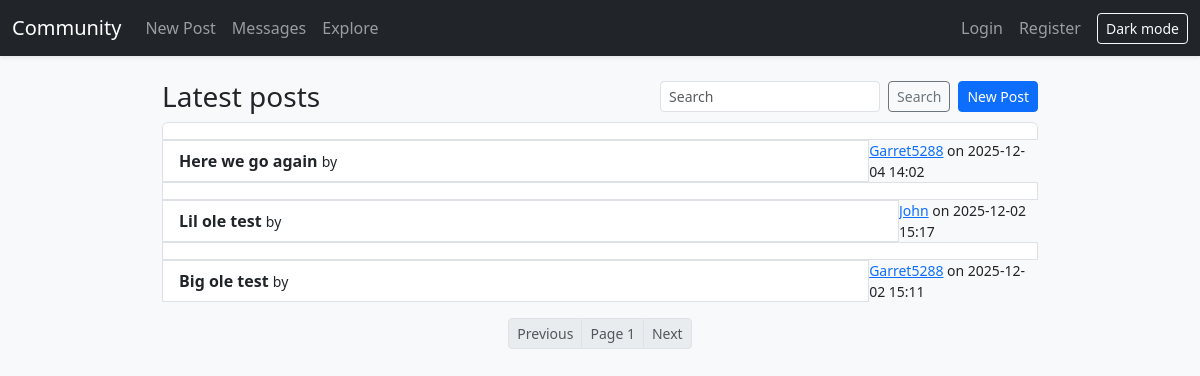
Before: / with the older database file.
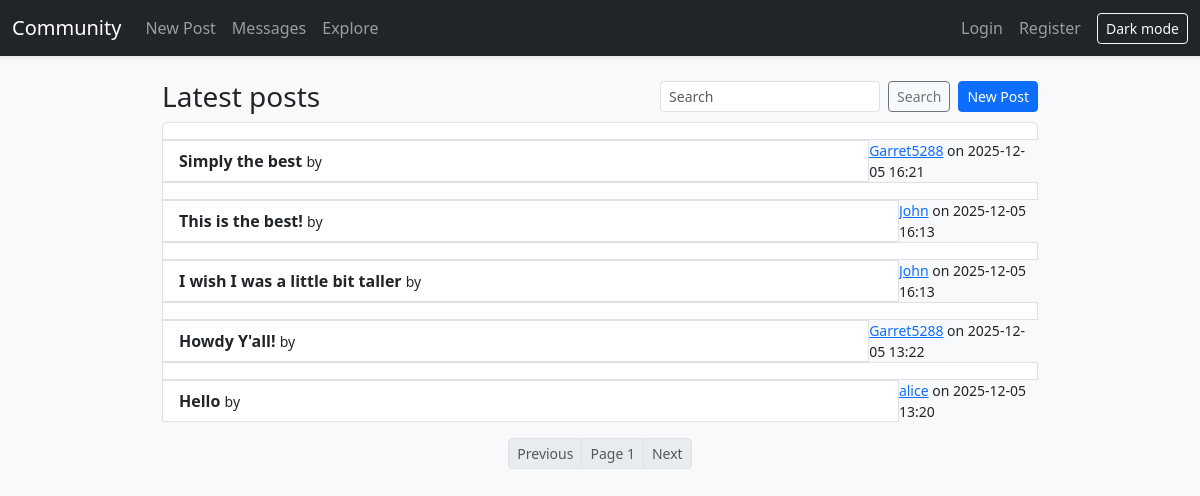
After: the same page with the newer database file.
### community_forum.py (models this page shows)
class Post(db.Model):
	id = db.Column(db.Integer, primary_key=True)
	author_id = db.Column(db.Integer, db.ForeignKey('user.id'), nullable=False)
	title = db.Column(db.String(255), nullable=False, index=True)
	body = db.Column(db.Text, nullable=False)
	created_at = db.Column(db.DateTime, default=datetime.utcnow, nullable=False, index=True)
	author = db.relationship('User', back_populates='posts')
	comments = db.relationship('Comment', back_populates='post', cascade='all, delete-orphan')

class User(db.Model):
	id = db.Column(db.Integer, primary_key=True)
	username = db.Column(db.String(80), unique=True, nullable=False, index=True)
	email = db.Column(db.String(120), unique=True, nullable=False, index=True)
	password_hash = db.Column(db.String(128), nullable=False)
	is_admin = db.Column(db.Boolean, default=False, nullable=False)
	bio = db.Column(db.Text)
	created_at = db.Column(db.DateTime, default=datetime.utcnow, nullable=False)
	posts = db.relationship('Post', back_populates='author', cascade='all, delete-orphan')
	comments = db.relationship('Comment', back_populates='author', cascade='all, delete-orphan')
	sent_messages = db.relationship('Message', foreign_keys='Message.sender_id', back_populates='sender', cascade='all, delete-orphan')
	received_messages = db.relationship('Message', foreign_keys='Message.recipient_id', back_populates='recipient', cascade='all, delete-orphan')

### community_forum.py (the view)
@app.route('/')
def index():
	q = (request.args.get('q') or '').strip()
	page = max(int(request.args.get('page') or 1), 1)
	per_page = 10
	query = Post.query.options(joinedload(Post.author))
	if q:
		like = f"%{q}%"
		query = query.filter(db.or_(Post.title.ilike(like), Post.body.ilike(like)))
	posts, total, has_next, has_prev = _paginate(query, page, per_page, order_by=Post.created_at.desc())
	return render_template('index.html', title='Home', posts=posts, q=q, page=page, has_next=has_next, has_prev=has_prev)

### community_forum.py (called while the page is built, shortened)
def _paginate(query, page: int, per_page: int, order_by=None):
	total = query.count()
	if order_by is not None:
		query = query.order_by(order_by)
	items = query.offset((page - 1) * per_page).limit(per_page).all()
	has_next = page * per_page < total
	has_prev = page > 1
	return items, total, has_next, has_prev

def current_user():
	uid = session.get('uid')
	if not uid:
		return None
	return User.query.get(uid)

@app.context_processor
def inject_user_and_csrf():
	u = current_user()
	unread = 0
	if u:
		try:
			unread = Message.query.filter_by(recipient_id=u.id, read_at=None).count()
		except Exception:
			unread = 0
	return {
		'user': u,
		'csrf_token': _csrf_token(),
		'unread_count': unread,
	}

@app.after_request
def add_security_headers(resp):
	csp = (
		"default-src 'self'; "
		"style-src 'self' https://cdn.jsdelivr.net; "
		"script-src 'self' https://cdn.jsdelivr.net; "
		"object-src 'none'; base-uri 'self'; frame-ancestors 'none'"
	)
	resp.headers['Content-Security-Policy'] = csp
	resp.headers['X-Content-Type-Options'] = 'nosniff'
	resp.headers['X-Frame-Options'] = 'DENY'
	resp.headers['Referrer-Policy'] = 'no-referrer'
	return resp

def _csrf_token():
	tok = session.get('csrf_token')
	if not tok:
		import secrets
		tok = secrets.token_urlsafe(32)
		session['csrf_token'] = tok
	return tok

@app.before_request
def enforce_idle_timeout():
	uid = session.get('uid')
	if not uid:
		return

### templates/index.html (shortened to what this page needs)
{% extends 'base.html' %}
{% block content %}
<div class="d-flex align-items-center justify-content-between mb-2">
    <h3 class="mb-0">Latest posts</h3>
    <div class="d-flex align-items-center gap-2">
        <form method="get" class="d-flex" action="{{ url_for('index') }}">
            <input class="form-control form-control-sm" name="q" value="{{ q }}" placeholder="Search">
            <button class="btn btn-sm btn-outline-secondary ms-2">Search</button>
        </form>
        <a class="btn btn-sm btn-primary" href="{{ url_for('post_create') }}">New Post</a>
    </div>
</div>
<div class="list-group">
    {% for p in posts %}
    <a class="list-group-item list-group-item-action" href="{{ url_for('post_view', post_id=p.id) }}">
        <div class="d-flex justify-content-between">
            <strong>{{ p.title }}</strong>
            <small>by
                {% if p.author and p.author.username %}
                <a href="{{ url_for('user_profile', username=p.author.username) }}">{{ p.author.username }}</a>
                {% else %}
                <span class="text-muted">unknown</span>
                {% endif %}
                on
                {{ p.created_at.strftime('%Y-%m-%d %H:%M') }}</small>
        </div>
    </a>
    {% endfor %}
</div>
<nav class="mt-3 d-flex justify-content-center">
    <ul class="pagination pagination-sm mb-0">
        <li class="page-item {% if not has_prev %}disabled{% endif %}">
            <a class="page-link" href="{{ url_for('index', q=q, page=page-1) }}">Previous</a>
        </li>
        <li class="page-item disabled"><span class="page-link">Page {{ page }}</span></li>
        <li class="page-item {% if not has_next %}disabled{% endif %}">
            <a class="page-link" href="{{ url_for('index', q=q, page=page+1) }}">Next</a>
        </li>
    </ul>
</nav>
{% endblock %}

### templates/base.html (shortened to what this page needs)
<!doctype html>
<link rel="stylesheet" href="https://cdn.jsdelivr.net/npm/bootstrap@5.3.2/dist/css/bootstrap.min.css">
<link rel="stylesheet" href="{{ url_for('static', filename='app.css') }}">
<nav class="navbar navbar-dark bg-dark navbar-expand-lg">
    <div class="container-fluid">
        <a class="navbar-brand" href="/">Community</a>
        <div class="collapse navbar-collapse" id="nav">
            <ul class="navbar-nav me-auto">
                <li class="nav-item"><a class="nav-link" href="{{ url_for('post_create') }}">New Post</a></li>
                <li class="nav-item">
                    <a class="nav-link position-relative" href="{{ url_for('inbox') }}">
                        Messages
                    </a>
                </li>
                <li class="nav-item"><a class="nav-link" href="{{ url_for('explore') }}">Explore</a></li>
            </ul>
            <ul class="navbar-nav ms-auto align-items-center">
                {% if user %}
                <li class="nav-item"><span class="navbar-text me-2">Hi, {{ user.username }}</span></li>
                <li class="nav-item"><a class="nav-link" href="{{ url_for('logout') }}">Logout</a></li>
                {% else %}
                <li class="nav-item"><a class="nav-link" href="{{ url_for('login') }}">Login</a></li>
                <li class="nav-item"><a class="nav-link" href="{{ url_for('register') }}">Register</a></li>
                {% endif %}
                <li class="nav-item ms-2">
                    <button id="themeToggle" class="btn btn-sm btn-outline-light" type="button">Dark mode</button>
                </li>
            </ul>
        </div>
    </div>
</nav>
<main class="container my-4">
    {% block content %}{% endblock %}
</main>

### static/app.css (style rules this page uses)
.navbar { box-shadow: 0 2px 4px rgba(0, 0, 0, 0.08); }
.list-group-item { background: var(--card-bg); border-color: var(--border); }
a { color: var(--primary); }
.list-group-item-action { color: var(--text); }
.list-group-item-action strong { color: var(--text); }
.container { max-width: 900px; }
.pagination { justify-content: center; }
.btn-primary { background-color: var(--primary); border-color: var(--primary); color: #ffffff; }
a.btn-primary, button.btn-primary { color: #ffffff !important; }

Changed rows visible on the page:
removed Post: title "Here we go again", author.username "Garret5288", created_at "2025-12-04 14:02"
removed Post: title "Lil ole test", author.username "John", created_at "2025-12-02 15:17"
removed Post: title "Big ole test", author.username "Garret5288", created_at "2025-12-02 15:11"
added Post: title "Simply the best", author.username "Garret5288", created_at "2025-12-05 16:21"
added Post: title "This is the best!", author.username "John", created_at "2025-12-05 16:13"
added Post: title "I wish I was a little bit taller", author.username "John", created_at "2025-12-05 16:13"
added Post: title "Howdy Y'all!", author.username "Garret5288", created_at "2025-12-05 13:22"
added Post: title "Hello", author.username "alice", created_at "2025-12-05 13:20"
